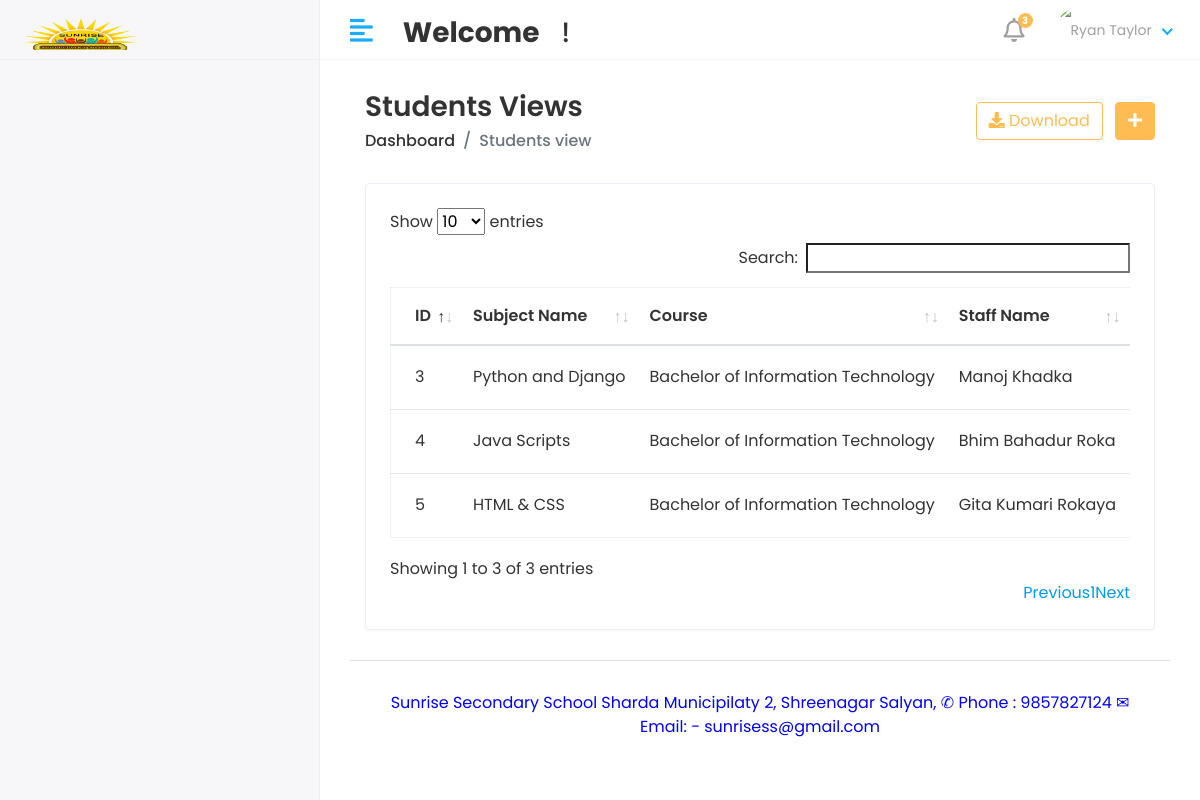
Page /HOD/subject/view on the committed database.
### schoolapp/models.py (models this page shows, shortened)
class Subject(models.Model):
    name = models.CharField(max_length=150)
    course = models.ForeignKey(Course,on_delete=models.CASCADE)
    staff = models.ForeignKey(Staff,on_delete=models.CASCADE)
    create_date = models.DateField(auto_now_add=True,null=True)
    update_date = models.DateField(auto_now=True)

class Course(models.Model):
    name = models.CharField(max_length=100)
    create_date = models.DateField(auto_now_add=True)
    update_date = models.DateField(auto_now=True)
    def __str__(self):
        return self.name

class Staff(models.Model):
    admin = models.OneToOneField(CustomUser,on_delete=models.CASCADE)
    gender = models.CharField(max_length=100)
    address = models.TextField()
    create_date = models.DateField(auto_now_add=True,null=True)
    update_date = models.DateField(auto_now=True)

class CustomUser(AbstractUser):
    USER = (
        (1,'HOD'),
        (2,'STAFF'),
        (3,'STUDENT'),
    )
    user_type = models.CharField(choices=USER,max_length=50,default=1)
    profile_pic = models.ImageField(upload_to='media/profile_pic')

### school_system/hod_views.py (the view)
# urls.py: path('HOD/subject/view', hod_views.view_subject, name='view_subject'),
def view_subject(request):
    subject = Subject.objects.all()
    context = {
        'subject':subject
    }
    return render(request,'hod/view_subject.html',context)

### templates/hod/view_subject.html (shortened to what this page needs)
{% extends 'base.html' %}
{% block content %}
<div class="content container-fluid">
    <div class="page-header">
       <div class="row align-items-center">
          <div class="col">
             <h3 class="page-title">Students Views</h3>
             <ul class="breadcrumb">
                <li class="breadcrumb-item"><a href="index.html">Dashboard</a></li>
                <li class="breadcrumb-item active">Students view</li>
             </ul>
          </div>
          <div class="col-auto text-right float-right ml-auto">
             <a href="#" class="btn btn-outline-primary mr-2"><i class="fas fa-download"></i> Download</a>
             <a href="{% url 'add_subject' %}" class="btn btn-primary"><i class="fas fa-plus"></i></a>
          </div>
       </div>
    </div>
    <div class="row">
       <div class="col-sm-12">
          <div class="card card-table">
             <div class="card-body">
                <div class="table-responsive">
                   <table id="table_id" class="table table-hover table-center mb-0">
                      <thead>
                         <tr>
                            <th>ID</th>
                            <th>Subject Name</th>
                            <th>Course</th>
                            <th>Staff Name</th>
                         </tr>
                      </thead>
                      <tbody>
                        {% for s in subject %}
                         <tr>
                            <td>{{s.id}}</td>
                            <td>{{s.name}}</td>
                            <td>{{s.course}}</td>
                            <td>{{s.staff.admin.first_name}}&nbsp;{{s.staff.admin.last_name}}</td>
                         </tr>
                         {% endfor %}
                      </tbody>
                   </table>
                </div>
             </div>
          </div>
       </div>
    </div>
 </div>
{% endblock content %}

### static/assets/css/style.css (style rules this page uses)
html { height: 100%; }
body { background-color: #fff; color: #333; font-family: 'Poppins', sans-serif; font-size: 1rem; height: 100%; line-height: 1.5; overflow-x: hidden; }
h1, h2, h3, h4, h5, h6 { font-family: 'Poppins', sans-serif; margin-top: 0; }
a { color: #009ce7; }
input, button, a { transition: all 0.4s ease; -moz-transition: all 0.4s ease; -o-transition: all 0.4s ease; -ms-transition: all 0.4s ease; -webkit-transition: all 0.4s ease; }
ul, ol { padding: 0px; list-style: none; }
.table { color: #333; max-width: 100%; margin-bottom: 0; width: 100%; }
.table.dataTable { border-collapse: collapse !important; border: 1px solid rgba(0, 0, 0, 0.05); }
.table thead tr th { font-weight: 600; }
.table tbody tr { border-bottom: 1px solid rgba(0, 0, 0, 0.05); }
.table.table-center td, .table.table-center th { vertical-align: middle; }
.card-table .card-body .table > thead > tr > th { border-top: 0; }
.card-table .card-body .table tr td:first-child, .card-table .card-body .table tr th:first-child { padding-left: 1.5rem; }
.card-table .table td, .card-table .table th { border-top: 1px solid #e2e5e8; padding: 1rem 0.75rem; white-space: nowrap; }
.btn-primary { background-color: #FFBC53; border: 1px solid #FFBC53; }
.btn-outline-primary { color: #FFBC53; border-color: #FFBC53; }
.card { border: 1px solid #ececf5; box-shadow: 0 1px 3px 0 rgba(0, 0, 0, 0.03); margin-bottom: 1.875rem; }
.card-body { padding: 1.5rem; }
.page-header { margin-bottom: 1.875rem; }
.page-header .breadcrumb { background-color: transparent; color: #6c757d; font-size: 1rem; font-weight: 500; margin-bottom: 0; padding: 0; }
.page-header .breadcrumb a { color: #333; }
.page-title { font-size: 28px; font-weight: 600; color: #333; margin-bottom: 5px; }

### rows in the picture
Subject: id "3", name "Python and Django", course "Bachelor of Information Technology", staff.admin.first_name "Manoj", staff.admin.last_name "Khadka"
Subject: id "4", name "Java Scripts", course "Bachelor of Information Technology", staff.admin.first_name "Bhim Bahadur", staff.admin.last_name "Roka"
Subject: id "5", name "HTML & CSS", course "Bachelor of Information Technology", staff.admin.first_name "Gita Kumari", staff.admin.last_name "Rokaya"
